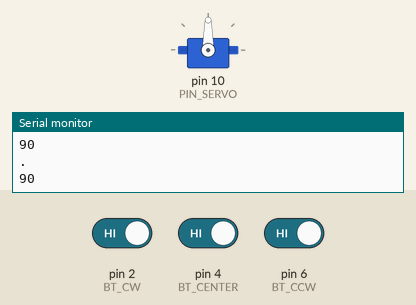
A sketch run on a simulated Arduino Uno, built with avr-gcc and run on an emulated ATmega328P. Shown: servo, the last lines printed to the serial monitor. The inputs (shaded band) are chosen by the test bench; at power-on: pin 2 (BT_CW) HIGH, pin 4 (BT_CENTER) HIGH, pin 6 (BT_CCW) HIGH.

Above: at 1.2 s.
1.3 s: pin 2 (BT_CW) driven LOW
At 2.9 s:
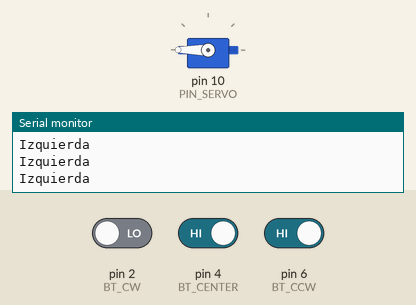
4.3 s: pin 4 (BT_CENTER) driven LOW
At 4.7 s:
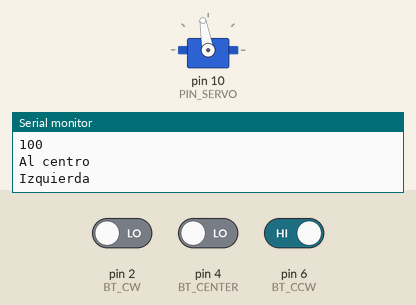
5.9 s: pin 6 (BT_CCW) driven LOW
At 7.1 s:
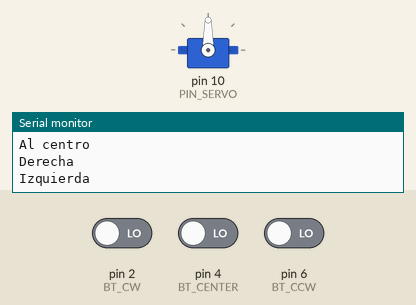
7.5 s: pin 6 (BT_CCW) driven HIGH
At 8.3 s:
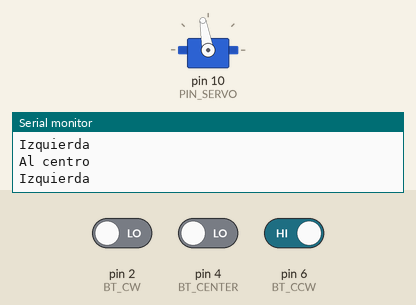
9.0 s: pin 2 (BT_CW) driven HIGH
At 9.4 s:
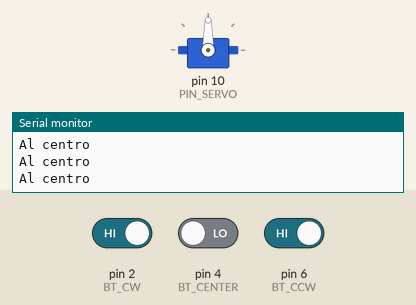
10.5 s: pin 4 (BT_CENTER) driven HIGH and pin 6 (BT_CCW) driven LOW
At 12.4 s:
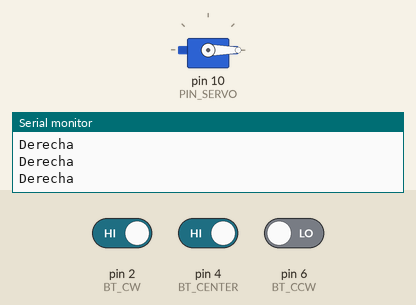
Timing chart, 0 to 13.9 s (numbered marks = the images above; inputs shaded):
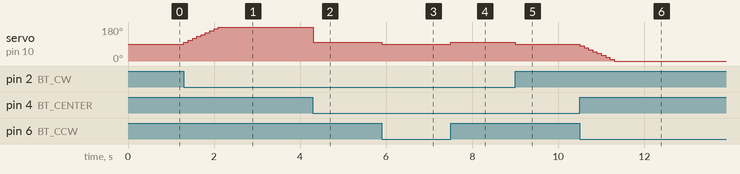

Measured:
- after the input at 1.3 s, servo on pin 10 (PIN_SERVO): moves from 90° to 180° over 0.80 s, starting at once
- after the input at 4.3 s, servo on pin 10 (PIN_SERVO): 180° → 100° at once
- after the input at 5.9 s, servo on pin 10 (PIN_SERVO): 100° → 90° at once
- after the input at 7.5 s, servo on pin 10 (PIN_SERVO): 90° → 100° at once
- after the input at 9.0 s, servo on pin 10 (PIN_SERVO): 100° → 90° at once
- after the input at 10.5 s, servo on pin 10 (PIN_SERVO): moves from 90° to 0° over 0.80 s, starting at once

The sketch:

servo-botones.ino
```cpp
#include <Servo.h>

#define PIN_SERVO 10
#define BT_CCW 6
#define BT_CENTER 4
#define BT_CW 2

#define CCW 1
#define CENTER 0
#define CW 2
#define DELAY_BT 100
#define DELAY_MUESTREO 500

Servo superServo;
int mover(int modo, int pos);

int posicion = 90;
int posAnterior = 0;
unsigned long anterior = 0;
unsigned long anteriorBotones = 0;

void setup()
{
  int posServo = 0;

  Serial.begin(9600);
  superServo.attach(PIN_SERVO, 500, 2500);

  pinMode(BT_CCW, INPUT);
  pinMode(BT_CENTER, INPUT);
  pinMode(BT_CW, INPUT);

  superServo.write(posicion);
  posServo = superServo.read();
  Serial.println(posServo);

  while (posicion != 90)
  {
    posServo = superServo.read();
    Serial.print(".");
  }
  Serial.println(".");

}

void loop()
{
  int posActual = 0;
  superServo.write(posicion);
  posActual = superServo.read();

  if (millis() - anteriorBotones >= DELAY_BT)
  {
    anteriorBotones = millis();

    if (!digitalRead(BT_CENTER))
    {
      posicion = mover(CENTER, posicion);
    }

    if (!digitalRead(BT_CCW))
    {
      posicion = mover(CCW, posicion);
    }

    if (!digitalRead(BT_CW))
    {
      posicion = mover(CW, posicion);
    }
  }

  if (millis() - anterior >= DELAY_MUESTREO)
  {
    anterior = millis();

    // Este if se agrega para no sobrecargar el puerto serie con datos repetidos
    if (posAnterior != posActual)
    {
      Serial.println(posActual);
      posAnterior = posActual;
    }
  }
}

int mover(int modo, int pos)
{
  String movimiento[3] = {"Al centro", "Derecha", "Izquierda"};

  switch (modo)
  {
  case CENTER:
    pos = 90;
    break;

  case CCW:
    pos -= 10;
    break;

  case CW:
    pos += 10;
    break;

  default:
    break;
  }

  Serial.println(movimiento[modo]);
  pos = max(0, min(pos, 180));

  return pos;
}
```
